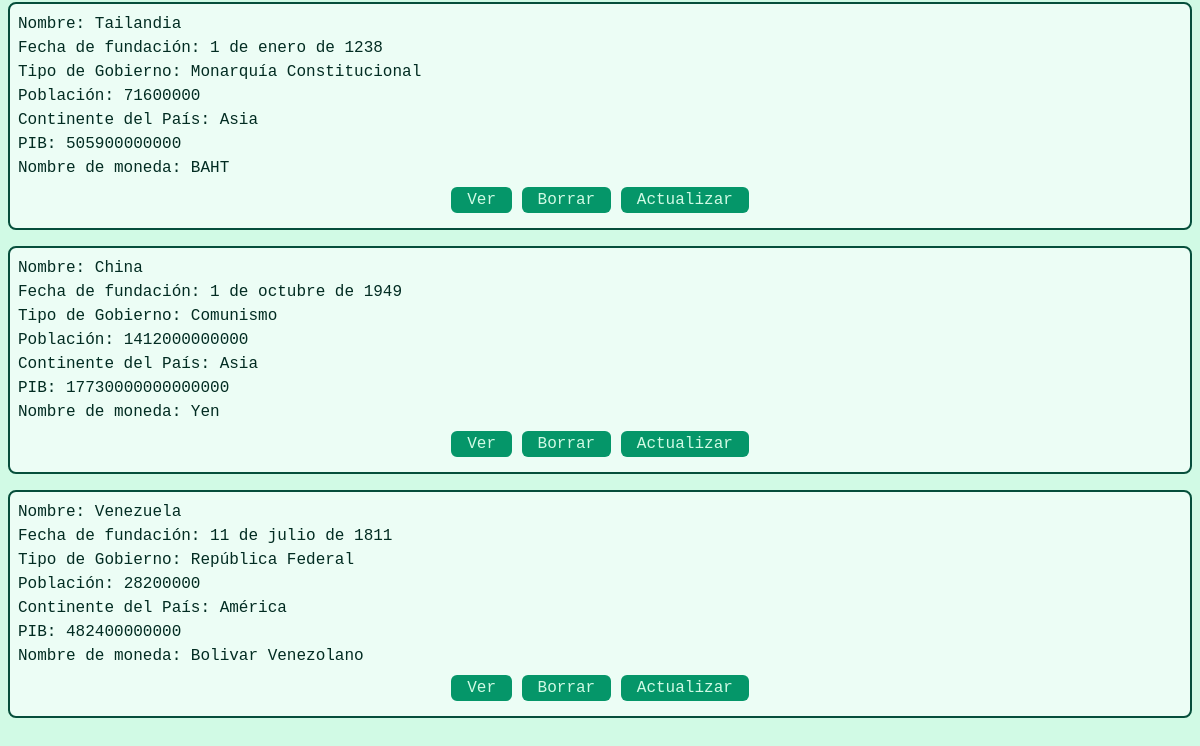
Page /paises/ (lower part) on the earlier database version.
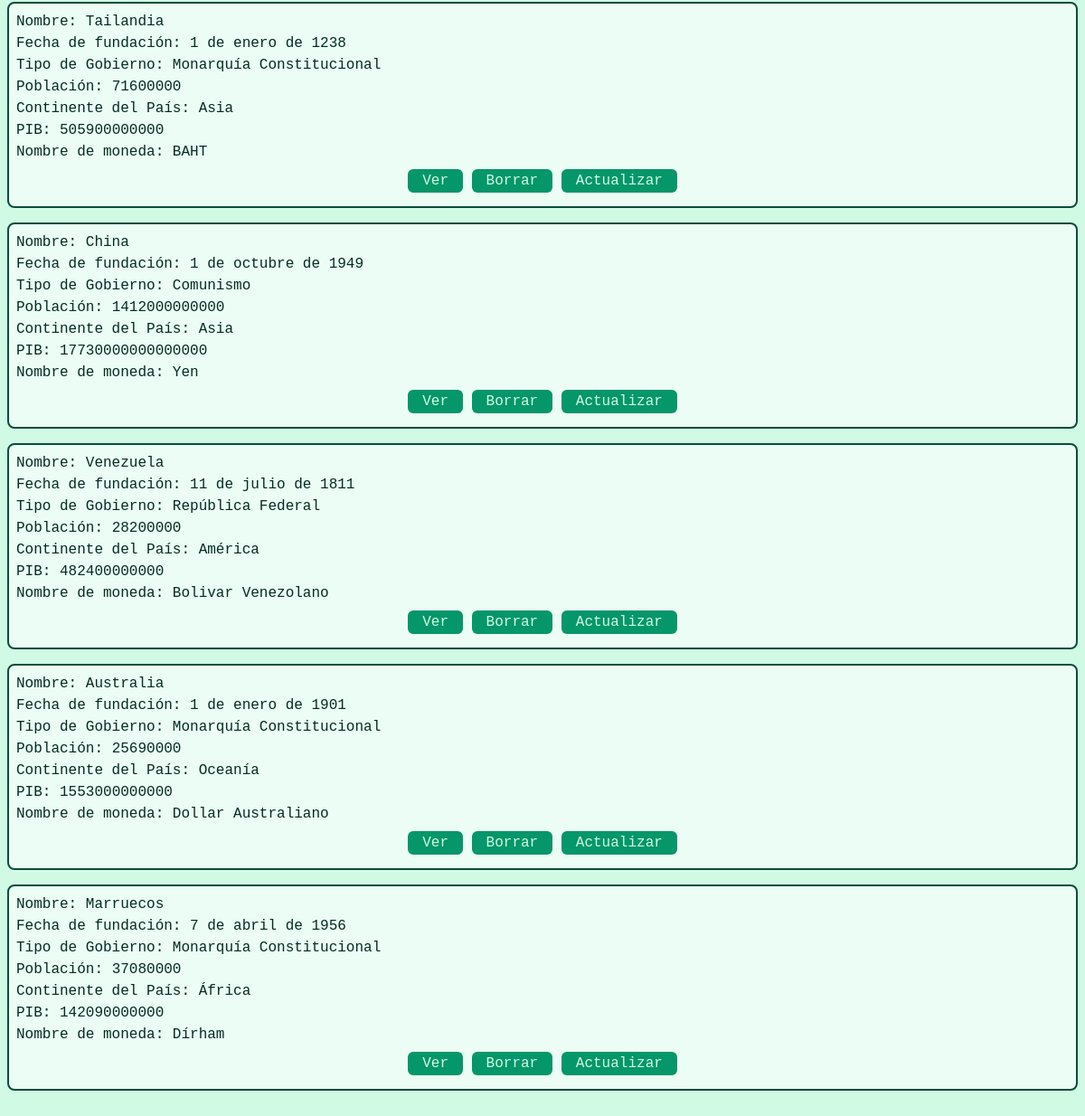
Same page on the later database version.
### paises/models.py (models this page shows, shortened)
class Pais(models.Model):
    nombre = models.CharField(max_length=80)
    fechaFundacion = models.DateField()
    tipoDeGobierno = models.CharField(max_length=100)
    poblacion = models.BigIntegerField()
    continente = models.CharField(max_length=20, choices=[(c.value, c.name) for c in Continentes])
    PIB = models.BigIntegerField()
    moneda = models.CharField(max_length=30)

### paises/views.py (the view)
# urls.py: path('', CountryListView.as_view(), name='paises'),
class CountryListView(View):
    def get(self, request, *args, **kwargs):
        countries = Pais.objects.all()
        context = {
            'countries':countries
        }
        return render(request, 'lista.html', context)

### theme/templates/lista.html (shortened to what this page needs)
{% extends "base.html" %}
{% block content %}
    <div class="grid  tablet:grid-cols-1 laptop::grid-cols-2 desktop:grid-cols-2">
    {% for pais in countries %}
        <div class="text-emerald-950 mx-2 my-2 border-emerald-900 border-2 px-2 py-2 rounded-lg bg-emerald-50">
            <div>Nombre: {{pais.nombre}}</div>
            <div>Fecha de fundación: {{pais.fechaFundacion}} </div>
            <div>Tipo de Gobierno:  {{pais.tipoDeGobierno}}</div>
            <div>Población: {{pais.poblacion}}</div>
            <div>Continente del País: {{pais.continente}}</div>
            <div>PIB: {{pais.PIB}}</div>
            <div>Nombre de moneda:  {{pais.moneda}}</div>
            <center class="mx-8 mt-2 mb-2">
                <a href="{% url "detalle" pk=pais.pk %}" class="bg-emerald-600 text-emerald-100 px-4 py-1 rounded-md hover:text-emerald-950 hover:bg-emerald-400">Ver</a>
                <a href="{% url "delete" pk=pais.pk %}" class="bg-emerald-600 text-emerald-100 px-4 py-1 rounded-md hover:text-emerald-950 hover:bg-emerald-400">Borrar</a>
                <a href="{% url "update" pk=pais.pk %}" class="bg-emerald-600 text-emerald-100 px-4 py-1 rounded-md hover:text-emerald-950 hover:bg-emerald-400">Actualizar</a>
            </center>
        </div>
    {% endfor %}
    </div>
    <br>
{% endblock content %}

### theme/templates/base.html (shortened to what this page needs)
{% load static tailwind_tags %}
<!DOCTYPE html>
<html lang="en">
	<head>
		{% tailwind_css %}
	</head>
	<body class="bg-emerald-100 font-mono leading-normal tracking-normal">
			{% block content %}
			{% endblock %}
	</body>
</html>

Differences in the rows shown:
added Pais: nombre "Australia", fechaFundacion "1 de enero de 1901", tipoDeGobierno "Monarquía Constitucional", poblacion "25690000", continente "Oceanía", PIB "1553000000000", moneda "Dollar Australiano"
added Pais: nombre "Marruecos", fechaFundacion "7 de abril de 1956", tipoDeGobierno "Monarquía Constitucional", poblacion "37080000", continente "África", PIB "142090000000", moneda "Dírham"
